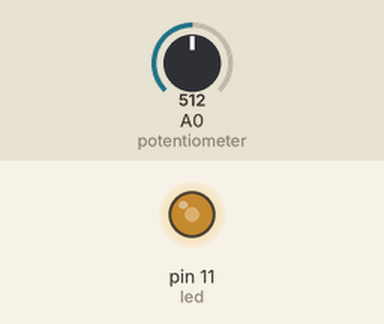
This sketch was run on a simulated Arduino Uno, built with avr-gcc and run on an emulated ATmega328P. Shown: output pins drawn as LEDs (lit = HIGH). The inputs (shaded band) are chosen by the test bench; at power-on: A0 (potentiometer) = 512.

Above: at 1.2 s.
1.3 s: A0 (potentiometer) set to 716
At 1.6 s:
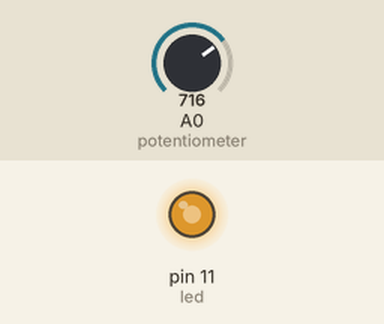
2.8 s: A0 (potentiometer) set to 900
At 4.0 s:
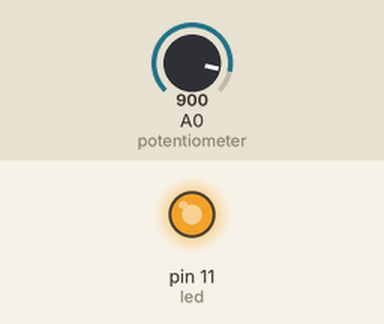
4.3 s: A0 (potentiometer) set to 122
At 5.1 s:
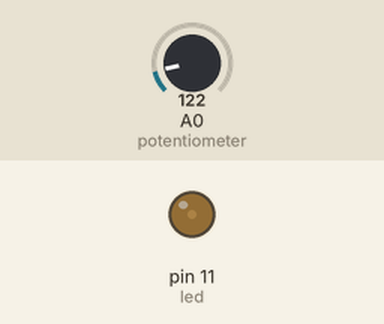
5.8 s: A0 (potentiometer) set to 0
At 6.3 s:
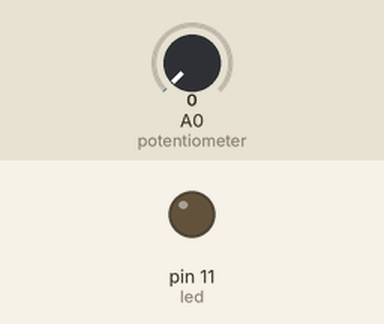
7.3 s: A0 (potentiometer) set to 511
At 8.6 s:
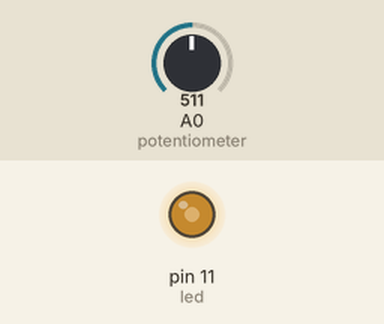
Timing chart, 0 to 9.8 s (numbered marks = the images above; inputs shaded):
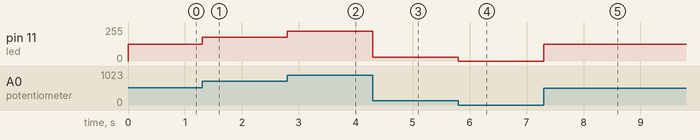

Measured:
- after the input at 1.3 s, pin 11 (led): 127/255 → 178/255 at once
- after the input at 2.8 s, pin 11 (led): 178/255 → 224/255 at once
- after the input at 4.3 s, pin 11 (led): 224/255 → 30/255 at once
- after the input at 5.8 s, pin 11 (led): 30/255 → 0/255 at once
- after the input at 7.3 s, pin 11 (led): 0/255 → 127/255 at once

The sketch:

dialdimmer.ino
```cpp
/*
  LED dial dimmer

  Components:
  1x potentiometer
  1x LED
*/

//GLOBAL VARS
//input
int potentiometer = 0;  //analog in pin A0
//output
int led = 11; //digital pin 11

void setup() {
  //declaring the potentiometer pin as an input
  pinMode(potentiometer, INPUT);
  //declaring the led pin as output
  pinMode(led, OUTPUT);
}

void loop() {
  //output to LED using PWM
  analogWrite(led, map(analogRead(potentiometer), 0, 1023, 0, 255));
}
```
